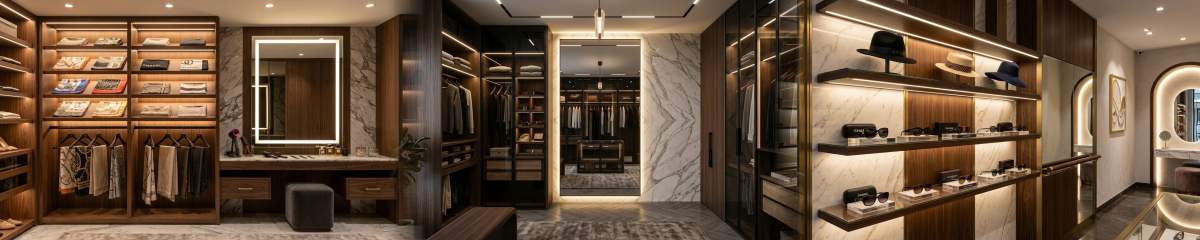
#> input picture things_assets/backgrounds/panorama_room_3840_backup.jpg, 3600 x 720 px (shown at 1/3 size)
$ python build_panorama.py
#> lines starting #> are read from the running program, lines starting #| are printed output that depends on the picture; after the words box and inside, x2 and y2 are one past the last pixel; in counts of white or black regions, pixels touching at a corner belong together
#!/usr/bin/env python
# -*- coding: utf-8 -*-
"""
================================================================================
VisionCraft AR Studio - Boutique Panorama Room Generator
================================================================================
This script generates a luxury 3-wall panoramic boutique dressing room background
(3600 x 720) that displays the EXACT wearable items from things_assets/.

It preserves:
- The luxury room decor, lighting, spotlights, and warm boutique atmosphere
- The 3-wall architecture (Left: Heritage & Hair, Center: Suits & Formal, Right: Accessories)

It outputs:
1. things_assets/backgrounds/panorama_room_3840.jpg
2. Exact pixel-perfect bounding boxes for spatial_hotspots in run_ar_studio.py
================================================================================
"""

import os
import sys
import json
import math
from pathlib import Path
import cv2
import numpy as np

BASE_DIR = Path(__file__).resolve().parent.parent.parent
THINGS_DIR = BASE_DIR / "things_assets"
BG_DIR = THINGS_DIR / "backgrounds"

# [73 lines left out: functions get_clean_object, alpha_blend, draw_drop_shadow, not called in this run]

def build_boutique_panorama():
    print("[*] Starting luxury boutique panorama synthesis...")
    backup_path = BG_DIR / "panorama_room_3840_backup.jpg"
    if not backup_path.exists():
        backup_path = BG_DIR / "panorama_room_3840.jpg"

    room = cv2.imread(str(backup_path), cv2.IMREAD_COLOR)
#> room is the input picture: shape (720, 3600, 3); mean B, G, R 62.9, 83.5, 106.7
    if room is None:
        print("[!] Error loading base panorama.")
        return

    rh, rw = room.shape[:2]
#> rh = 720; rw = 3600
    print(f"[*] Base room loaded: {rw}x{rh}")
#| [*] Base room loaded: 3600x720

    # =========================================================================
    # 1. Clean & Polish Boutique Display Alcoves (keeping wall lighting & ceiling)
    # =========================================================================
    # Center Wall Wardrobe Alcove: X: [1260, 2340], Y: [170, 535]
    # We create an ultra-luxurious dark walnut wardrobe backboard with subtle warm lighting
    c_x1, c_x2 = 1260, 2340
    c_y1, c_y2 = 168, 535

    # Sample ambient room wall color tone
    ambient_wall = np.array([45, 65, 88], dtype=np.float32)  # Warm charcoal/walnut

    # Create smooth gradient alcove backdrop
    alcove = np.zeros((c_y2 - c_y1, c_x2 - c_x1, 3), dtype=np.uint8)
    for row in range(alcove.shape[0]):
        # Soft vertical gradient from ceiling light to floor shadow
        factor = 1.15 - 0.35 * (row / alcove.shape[0])
        col = np.clip(ambient_wall * factor, 0, 255).astype(np.uint8)
        alcove[row, :] = col

    # Subtle vertical panel grooves every 135 pixels
    for px in range(70, alcove.shape[1], 135):
        cv2.line(alcove, (px, 0), (px, alcove.shape[0]), (30, 45, 62), 2, cv2.LINE_AA)
        cv2.line(alcove, (px + 1, 0), (px + 1, alcove.shape[0]), (60, 85, 115), 1, cv2.LINE_AA)

    # Soft alpha blend alcove onto room with feathered edges
    feather = 25
    mask = np.ones((alcove.shape[0], alcove.shape[1]), dtype=np.float32)
    mask[:feather, :] *= np.linspace(0, 1, feather)[:, np.newaxis]
    mask[-feather:, :] *= np.linspace(1, 0, feather)[:, np.newaxis]
    mask[:, :feather] *= np.linspace(0, 1, feather)[np.newaxis, :]
    mask[:, -feather:] *= np.linspace(1, 0, feather)[np.newaxis, :]

    mask_3 = np.repeat(mask[:, :, np.newaxis], 3, axis=2)
    room[c_y1:c_y2, c_x1:c_x2] = (alcove * mask_3 + room[c_y1:c_y2, c_x1:c_x2] * (1.0 - mask_3)).astype(np.uint8)

    # Metallic Gold/Brass Wardrobe Hanging Rail across Center Wall
    rail_y = 188
    # Rail shadow
    cv2.line(room, (c_x1 + 10, rail_y + 4), (c_x2 - 10, rail_y + 4), (18, 25, 35), 6, cv2.LINE_AA)
    # Rail core (gold metallic finish)
    cv2.line(room, (c_x1 + 10, rail_y), (c_x2 - 10, rail_y), (40, 120, 180), 5, cv2.LINE_AA)
    cv2.line(room, (c_x1 + 10, rail_y - 1), (c_x2 - 10, rail_y - 1), (120, 200, 240), 2, cv2.LINE_AA)
    cv2.line(room, (c_x1 + 10, rail_y - 2), (c_x2 - 10, rail_y - 2), (200, 240, 255), 1, cv2.LINE_AA)

    # Rail mounting brackets
    for bx in [c_x1 + 20, (c_x1 + c_x2) // 2, c_x2 - 20]:
        cv2.rectangle(room, (bx - 6, rail_y - 12), (bx + 6, rail_y + 8), (30, 80, 130), -1)
        cv2.rectangle(room, (bx - 4, rail_y - 10), (bx + 4, rail_y + 6), (90, 160, 210), 1)
#> room: shape (720, 3600, 3); mean B, G, R 61.6, 83.1, 107.6

    # -------------------------------------------------------------------------
    # Right Wall Shelves: Eyewear & Caps Alcove
    # -------------------------------------------------------------------------
    r_x1, r_x2 = 2500, 3500
    r_y1, r_y2 = 175, 520

    r_ambient = np.array([40, 58, 78], dtype=np.float32)
    r_alcove = np.zeros((r_y2 - r_y1, r_x2 - r_x1, 3), dtype=np.uint8)
    for row in range(r_alcove.shape[0]):
        factor = 1.12 - 0.28 * (row / r_alcove.shape[0])
        r_alcove[row, :] = np.clip(r_ambient * factor, 0, 255).astype(np.uint8)

    r_mask = np.ones((r_alcove.shape[0], r_alcove.shape[1]), dtype=np.float32)
    r_mask[:feather, :] *= np.linspace(0, 1, feather)[:, np.newaxis]
    r_mask[-feather:, :] *= np.linspace(1, 0, feather)[:, np.newaxis]
    r_mask[:, :feather] *= np.linspace(0, 1, feather)[np.newaxis, :]
    r_mask[:, -feather:] *= np.linspace(1, 0, feather)[np.newaxis, :]
    r_mask_3 = np.repeat(r_mask[:, :, np.newaxis], 3, axis=2)
    room[r_y1:r_y2, r_x1:r_x2] = (r_alcove * r_mask_3 + room[r_y1:r_y2, r_x1:r_x2] * (1.0 - r_mask_3)).astype(np.uint8)
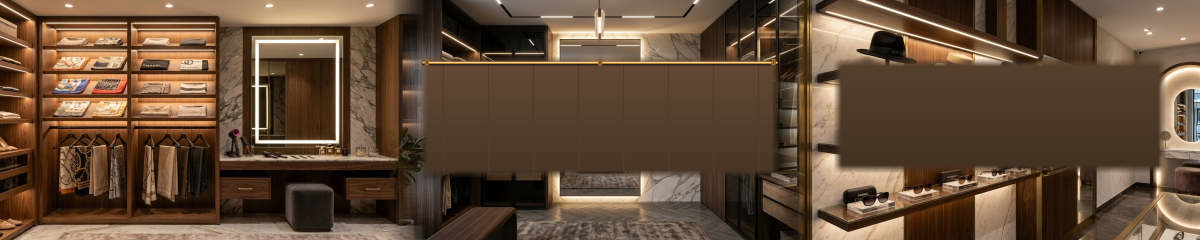
#> room: shape (720, 3600, 3) (shown at 1/3 size); mean B, G, R 55.7, 76.1, 99.6

    # Floating Glass Shelves on Right Wall:
    # Top Shelf (Caps): Y = 320
    # Lower Shelf (Glasses): Y = 475
    for sy in [320, 475]:
        # Shelf underglow shadow
        cv2.line(room, (r_x1 + 15, sy + 6), (r_x2 - 15, sy + 6), (20, 28, 38), 5, cv2.LINE_AA)
        # Frosted glass shelf slab
        cv2.line(room, (r_x1 + 15, sy), (r_x2 - 15, sy), (80, 110, 140), 6, cv2.LINE_AA)
        # Crystal highlight edge
        cv2.line(room, (r_x1 + 15, sy - 2), (r_x2 - 15, sy - 2), (180, 220, 240), 2, cv2.LINE_AA)
        cv2.line(room, (r_x1 + 15, sy - 3), (r_x2 - 15, sy - 3), (255, 255, 255), 1, cv2.LINE_AA)
        # Modern steel wall bracket pins
        for pin_x in [r_x1 + 40, (r_x1 + r_x2)//2, r_x2 - 40]:
            cv2.rectangle(room, (pin_x - 5, sy - 4), (pin_x + 5, sy + 8), (140, 160, 180), -1)
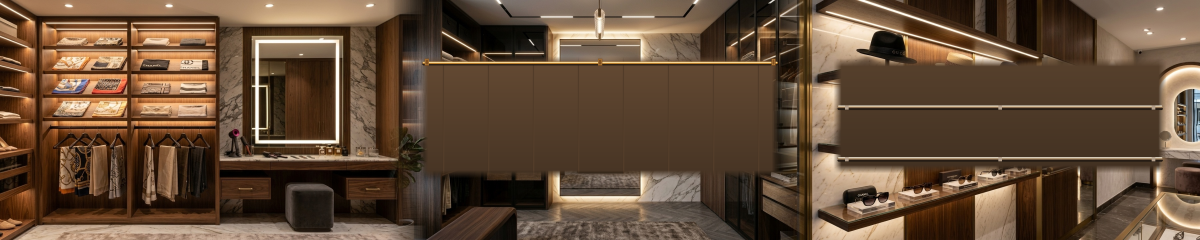
#> room: shape (720, 3600, 3) (shown at 1/3 size); 1.13% of pixels changed, all inside (x1, y1, x2, y2) = (2511, 316, 3490, 486)

    # -------------------------------------------------------------------------
    # Left Wall Shelves: Hair, Shawls & Mask
    # -------------------------------------------------------------------------
    l_x1, l_x2 = 180, 1020
    l_y1, l_y2 = 175, 520
    l_ambient = np.array([45, 68, 92], dtype=np.float32)
    l_alcove = np.zeros((l_y2 - l_y1, l_x2 - l_x1, 3), dtype=np.uint8)
    for row in range(l_alcove.shape[0]):
        factor = 1.15 - 0.30 * (row / l_alcove.shape[0])
        l_alcove[row, :] = np.clip(l_ambient * factor, 0, 255).astype(np.uint8)

    l_mask = np.ones((l_alcove.shape[0], l_alcove.shape[1]), dtype=np.float32)
    l_mask[:feather, :] *= np.linspace(0, 1, feather)[:, np.newaxis]
    l_mask[-feather:, :] *= np.linspace(1, 0, feather)[:, np.newaxis]
    l_mask[:, :feather] *= np.linspace(0, 1, feather)[np.newaxis, :]
    l_mask[:, -feather:] *= np.linspace(1, 0, feather)[np.newaxis, :]
    l_mask_3 = np.repeat(l_mask[:, :, np.newaxis], 3, axis=2)
    room[l_y1:l_y2, l_x1:l_x2] = (l_alcove * l_mask_3 + room[l_y1:l_y2, l_x1:l_x2] * (1.0 - l_mask_3)).astype(np.uint8)

    # Top Shelf for Hair (Y = 320)
    cv2.line(room, (l_x1 + 15, 326), (l_x2 - 15, 326), (20, 30, 42), 5, cv2.LINE_AA)
    cv2.line(room, (l_x1 + 15, 320), (l_x2 - 15, 320), (90, 120, 150), 6, cv2.LINE_AA)
    cv2.line(room, (l_x1 + 15, 318), (l_x2 - 15, 318), (200, 230, 250), 2, cv2.LINE_AA)
    cv2.line(room, (l_x1 + 15, 317), (l_x2 - 15, 317), (255, 255, 255), 1, cv2.LINE_AA)
#> room: shape (720, 3600, 3); mean B, G, R 55.3, 75.4, 98

    # Brass Shawl Display Bar on Left Wall (Y = 375)
    cv2.line(room, (l_x1 + 25, 380), (l_x2 - 25, 380), (18, 26, 38), 5, cv2.LINE_AA)
    cv2.line(room, (l_x1 + 25, 375), (l_x2 - 25, 375), (50, 140, 190), 5, cv2.LINE_AA)
    cv2.line(room, (l_x1 + 25, 374), (l_x2 - 25, 374), (140, 210, 245), 2, cv2.LINE_AA)
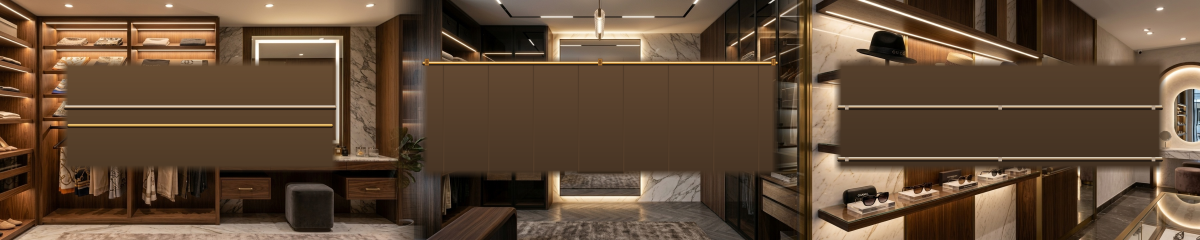
#> room: shape (720, 3600, 3) (shown at 1/3 size); mean B, G, R 55.4, 75.6, 98.2

    # =========================================================================
    # 2. Place Real Wearable Items & Record Pixel-Perfect Hotspots
    # =========================================================================
    new_hotspots = []

    # -------------------------------------------------------------------------
    # A. CENTER WALL: Luxury Wardrobe (Suits, Gown, Wedding Dresses)
    # -------------------------------------------------------------------------
    center_items = [
        {"cat": "suite", "id": "suite_1", "title": "بدلة كحلية رسمية #1", "icon": "👔", "color": (255, 200, 0)},
        {"cat": "suite", "id": "suite_2", "title": "بدلة أعمال سوداء #2", "icon": "👔", "color": (255, 200, 0)},
        {"cat": "suite", "id": "suite_3", "title": "بدلة تاكسيدو رسمية #3", "icon": "👔", "color": (255, 200, 0)},
        {"cat": "graduition", "id": "graduition_1", "title": "روب التخرج الأكاديمي", "icon": "🎓", "color": (255, 200, 0)},
        {"cat": "suite", "id": "suite_4", "title": "بدلة عصرية رمادية #4", "icon": "👔", "color": (255, 200, 0)},
        {"cat": "suite", "id": "suite_5", "title": "بدلة كلاسيكية فاخرة #5", "icon": "👔", "color": (255, 200, 0)},
        {"cat": "maried", "id": "maried_1", "title": "فستان زفاف ملكي #1", "icon": "👰", "color": (255, 200, 0)},
        {"cat": "maried", "id": "maried_2", "title": "فستان سهرة راقي #2", "icon": "👰", "color": (255, 200, 0)},
    ]

    # Centers across center wardrobe:
    c_centers = np.linspace(1335, 2265, len(center_items), dtype=int)

    for idx, it_meta in enumerate(center_items):
        cx = c_centers[idx]
        img_path = THINGS_DIR / it_meta["cat"] / f"{it_meta['id']}.png"
        raw_img = cv2.imread(str(img_path), cv2.IMREAD_UNCHANGED)
        if raw_img is None:
            continue

        clean_img, _ = get_clean_object(raw_img)

        # Scale to wardrobe height
        # Dresses & suits ~ 310 px tall
        target_h = 310
        aspect = clean_img.shape[1] / float(clean_img.shape[0])
        target_w = int(target_h * aspect)
        # Cap max width to prevent overlap
        if target_w > 120:
            target_w = 120
            target_h = int(target_w / aspect)

        scaled = cv2.resize(clean_img, (target_w, target_h), interpolation=cv2.INTER_AREA)

        # Position hanging from rail
        garment_top = rail_y + 22
        garment_x = cx - target_w // 2
        garment_y = garment_top

        # 1. Draw polished wooden coat hanger hook connecting rail to collar
        hook_x = cx
        cv2.line(room, (hook_x, rail_y), (hook_x, garment_top + 4), (180, 150, 100), 2, cv2.LINE_AA)
        cv2.line(room, (hook_x - 18, garment_top + 10), (hook_x, garment_top + 4), (180, 150, 100), 3, cv2.LINE_AA)
        cv2.line(room, (hook_x + 18, garment_top + 10), (hook_x, garment_top + 4), (180, 150, 100), 3, cv2.LINE_AA)

        # 2. Draw soft drop shadow behind garment
        draw_drop_shadow(room, scaled, garment_x, garment_y, offset=(6, 10), blur_kernel=21, opacity=0.45)

        # 3. Composite real garment
        alpha_blend(room, scaled, garment_x, garment_y)

        # Record hotspot bounding box
        rect = (garment_x - 8, garment_y - 12, garment_x + target_w + 8, garment_y + target_h + 10)
        new_hotspots.append({
            "id": it_meta["id"],
            "cat": it_meta["cat"],
            "title": it_meta["title"],
            "icon": it_meta["icon"],
            "wall": "center",
            "rect": rect,
            "color": it_meta["color"]
        })

    # -------------------------------------------------------------------------
    # B. RIGHT WALL: Top Shelf (Caps) & Lower Shelf (Eyewear)
    # -------------------------------------------------------------------------
    cap_items = [
        {"cat": "cap", "id": "cap_1", "title": "قبعة أنيقة #1", "icon": "🧢", "color": (255, 0, 127)},
        {"cat": "cap", "id": "cap_2", "title": "قبعة كلاسيكية #2", "icon": "🧢", "color": (255, 0, 127)},
        {"cat": "cap", "id": "cap_3", "title": "كاب رياضي #3", "icon": "🧢", "color": (255, 0, 127)},
        {"cat": "cap", "id": "cap_4", "title": "قبعة شتوية #4", "icon": "🧢", "color": (255, 0, 127)},
        {"cat": "cap", "id": "cap_5", "title": "قبعة سوداء فاخرة #5", "icon": "🧢", "color": (255, 0, 127)},
    ]
    r_shelf_centers = np.linspace(2580, 3420, len(cap_items), dtype=int)
#> r_shelf_centers = [2580, 2790, 3000, 3210, 3420]

    # 1. Caps on Top Shelf (Shelf line at Y = 320)
    for idx, it_meta in enumerate(cap_items):
        cx = r_shelf_centers[idx]
#> cx = 2580
        img_path = THINGS_DIR / it_meta["cat"] / f"{it_meta['id']}.png"
        raw_img = cv2.imread(str(img_path), cv2.IMREAD_UNCHANGED)
        if raw_img is None:
            continue

        clean_img, _ = get_clean_object(raw_img)
        target_h = 95
        aspect = clean_img.shape[1] / float(clean_img.shape[0])
        target_w = int(target_h * aspect)
        if target_w > 125:
            target_w = 125
            target_h = int(target_w / aspect)

        scaled = cv2.resize(clean_img, (target_w, target_h), interpolation=cv2.INTER_AREA)

        # Sit cap on shelf (shelf at y = 320)
        cap_x = cx - target_w // 2
        cap_y = 318 - target_h

        # Pedestal / display block under cap
        cv2.rectangle(room, (cx - 28, 314), (cx + 28, 320), (70, 95, 120), -1)

        draw_drop_shadow(room, scaled, cap_x, cap_y, offset=(4, 6), blur_kernel=15, opacity=0.40)
        alpha_blend(room, scaled, cap_x, cap_y)

        rect = (cap_x - 8, cap_y - 8, cap_x + target_w + 8, cap_y + target_h + 10)
        new_hotspots.append({
            "id": it_meta["id"],
            "cat": it_meta["cat"],
            "title": it_meta["title"],
            "icon": it_meta["icon"],
            "wall": "right",
            "rect": rect,
            "color": it_meta["color"]
        })

    # 2. Glasses on Lower Shelf (Shelf line at Y = 475)
    glasses_items = [
        {"cat": "glasses", "id": "glasses_1", "title": "نظارة شمسية فاخرة #1", "icon": "👓", "color": (0, 229, 255)},
        {"cat": "glasses", "id": "glasses_2", "title": "نظارة شمسية كلاسيك #2", "icon": "👓", "color": (0, 229, 255)},
        {"cat": "glasses", "id": "glasses_3", "title": "نظارة أفياتور ذهبية #3", "icon": "👓", "color": (0, 229, 255)},
        {"cat": "glasses", "id": "glasses_4", "title": "نظارة سوداء داكنة #4", "icon": "👓", "color": (0, 229, 255)},
        {"cat": "glasses", "id": "glasses_5", "title": "نظارة عصرية راقية #5", "icon": "👓", "color": (0, 229, 255)},
    ]
    for idx, it_meta in enumerate(glasses_items):
        cx = r_shelf_centers[idx]
#> cx = 2580
        img_path = THINGS_DIR / it_meta["cat"] / f"{it_meta['id']}.png"
        raw_img = cv2.imread(str(img_path), cv2.IMREAD_UNCHANGED)
        if raw_img is None:
            continue

        clean_img, _ = get_clean_object(raw_img)
        target_w = 120
        aspect = clean_img.shape[0] / float(clean_img.shape[1])
        target_h = int(target_w * aspect)
        if target_h > 65:
            target_h = 65
            target_w = int(target_h / aspect)

        scaled = cv2.resize(clean_img, (target_w, target_h), interpolation=cv2.INTER_AREA)

        # Rest glasses on crystal stand (shelf at 475)
        g_x = cx - target_w // 2
        g_y = 470 - target_h

        # Transparent crystal stand block
        cv2.rectangle(room, (cx - 24, 465), (cx + 24, 475), (100, 130, 160), -1)
        cv2.rectangle(room, (cx - 22, 466), (cx + 22, 474), (180, 220, 255), 1)

        draw_drop_shadow(room, scaled, g_x, g_y, offset=(3, 5), blur_kernel=11, opacity=0.35)
        alpha_blend(room, scaled, g_x, g_y)

        rect = (g_x - 10, g_y - 8, g_x + target_w + 10, g_y + target_h + 12)
        new_hotspots.append({
            "id": it_meta["id"],
            "cat": it_meta["cat"],
            "title": it_meta["title"],
            "icon": it_meta["icon"],
            "wall": "right",
            "rect": rect,
            "color": it_meta["color"]
        })

    # -------------------------------------------------------------------------
    # C. LEFT WALL: Hairstyles (Top Shelf) & Traditional Shawls / Mask (Lower)
    # -------------------------------------------------------------------------
    hair_items = [
        {"cat": "hair", "id": "hair_1", "title": "تسريحة شعر أنيقة #1", "icon": "💇", "color": (0, 229, 255)},
        {"cat": "hair", "id": "hair_2", "title": "تسريحة شعر كلاسيك #2", "icon": "💇", "color": (0, 229, 255)},
        {"cat": "hair", "id": "hair_3", "title": "تسريحة شعر عصرية #3", "icon": "💇", "color": (0, 229, 255)},
        {"cat": "hair", "id": "hair_4", "title": "تسريحة شعر مميزة #4", "icon": "💇", "color": (0, 229, 255)},
    ]
    l_hair_centers = np.linspace(260, 940, len(hair_items), dtype=int)
#> l_hair_centers = [260, 486, 713, 940]

    # 1. Hair models on Top Shelf (Shelf line at 320)
    for idx, it_meta in enumerate(hair_items):
        cx = l_hair_centers[idx]
#> cx = 260
        img_path = THINGS_DIR / it_meta["cat"] / f"{it_meta['id']}.png"
        raw_img = cv2.imread(str(img_path), cv2.IMREAD_UNCHANGED)
        if raw_img is None:
            continue

        clean_img, _ = get_clean_object(raw_img)
        target_h = 105
        aspect = clean_img.shape[1] / float(clean_img.shape[0])
        target_w = int(target_h * aspect)
        if target_w > 120:
            target_w = 120
            target_h = int(target_w / aspect)

        scaled = cv2.resize(clean_img, (target_w, target_h), interpolation=cv2.INTER_AREA)

        h_x = cx - target_w // 2
        h_y = 318 - target_h

        # Salon mannequin pedestal base
        cv2.rectangle(room, (cx - 20, 314), (cx + 20, 320), (80, 105, 130), -1)

        draw_drop_shadow(room, scaled, h_x, h_y, offset=(4, 6), blur_kernel=15, opacity=0.38)
        alpha_blend(room, scaled, h_x, h_y)

        rect = (h_x - 8, h_y - 8, h_x + target_w + 8, h_y + target_h + 10)
        new_hotspots.append({
            "id": it_meta["id"],
            "cat": it_meta["cat"],
            "title": it_meta["title"],
            "icon": it_meta["icon"],
            "wall": "left",
            "rect": rect,
            "color": it_meta["color"]
        })

    # 2. Shawls (Wishah) and Shemagh/Mask (Lower Rail at 375)
    heritage_items = [
        {"cat": "wishah", "id": "wishah_1", "title": "وشاح حريري فاخر #1", "icon": "🧣", "color": (0, 229, 255)},
        {"cat": "wishah", "id": "wishah_2", "title": "شال كشميري ملكي #2", "icon": "🧣", "color": (0, 229, 255)},
        {"cat": "mask", "id": "mask_1", "title": "شماغ وقناع كوفية أصيل", "icon": "😷", "color": (0, 229, 255)},
    ]
    l_heritage_centers = np.linspace(350, 850, len(heritage_items), dtype=int)
#> l_heritage_centers = [350, 600, 850]

    for idx, it_meta in enumerate(heritage_items):
        cx = l_heritage_centers[idx]
#> cx = 350
        img_path = THINGS_DIR / it_meta["cat"] / f"{it_meta['id']}.png"
        raw_img = cv2.imread(str(img_path), cv2.IMREAD_UNCHANGED)
        if raw_img is None:
            continue

        clean_img, _ = get_clean_object(raw_img)
        target_h = 135
        aspect = clean_img.shape[1] / float(clean_img.shape[0])
        target_w = int(target_h * aspect)
        if target_w > 135:
            target_w = 135
            target_h = int(target_w / aspect)

        scaled = cv2.resize(clean_img, (target_w, target_h), interpolation=cv2.INTER_AREA)

        w_x = cx - target_w // 2
        w_y = 385  # Draped below rail

        draw_drop_shadow(room, scaled, w_x, w_y, offset=(5, 8), blur_kernel=17, opacity=0.40)
        alpha_blend(room, scaled, w_x, w_y)

        rect = (w_x - 10, w_y - 8, w_x + target_w + 10, w_y + target_h + 10)
        new_hotspots.append({
            "id": it_meta["id"],
            "cat": it_meta["cat"],
            "title": it_meta["title"],
            "icon": it_meta["icon"],
            "wall": "left",
            "rect": rect,
            "color": it_meta["color"]
        })

    # =========================================================================
    # 3. Save Final Composite & Export Hotspot Data
    # =========================================================================
    output_path = BG_DIR / "panorama_room_3840.jpg"
    cv2.imwrite(str(output_path), room, [cv2.IMWRITE_JPEG_QUALITY, 96])
    print(f"[+] Successfully generated and saved: {output_path} ({room.shape})")
#| [+] Successfully generated and saved: things_assets/backgrounds/panorama_room_3840.jpg ((720, 3600, 3))

    # Ensure all rect values are native Python ints
    clean_hotspots = []
    for hs in new_hotspots:
        hs_copy = dict(hs)
        hs_copy["rect"] = [int(v) for v in hs["rect"]]
        clean_hotspots.append(hs_copy)

    # Export hotspots json
    json_path = BG_DIR / "spatial_hotspots.json"
    with open(json_path, "w", encoding="utf-8") as f:
        json.dump(clean_hotspots, f, ensure_ascii=False, indent=2)
    print(f"[+] Saved {len(clean_hotspots)} pixel-perfect spatial hotspots to: {json_path}")

    return clean_hotspots

if __name__ == "__main__":
    build_boutique_panorama()
